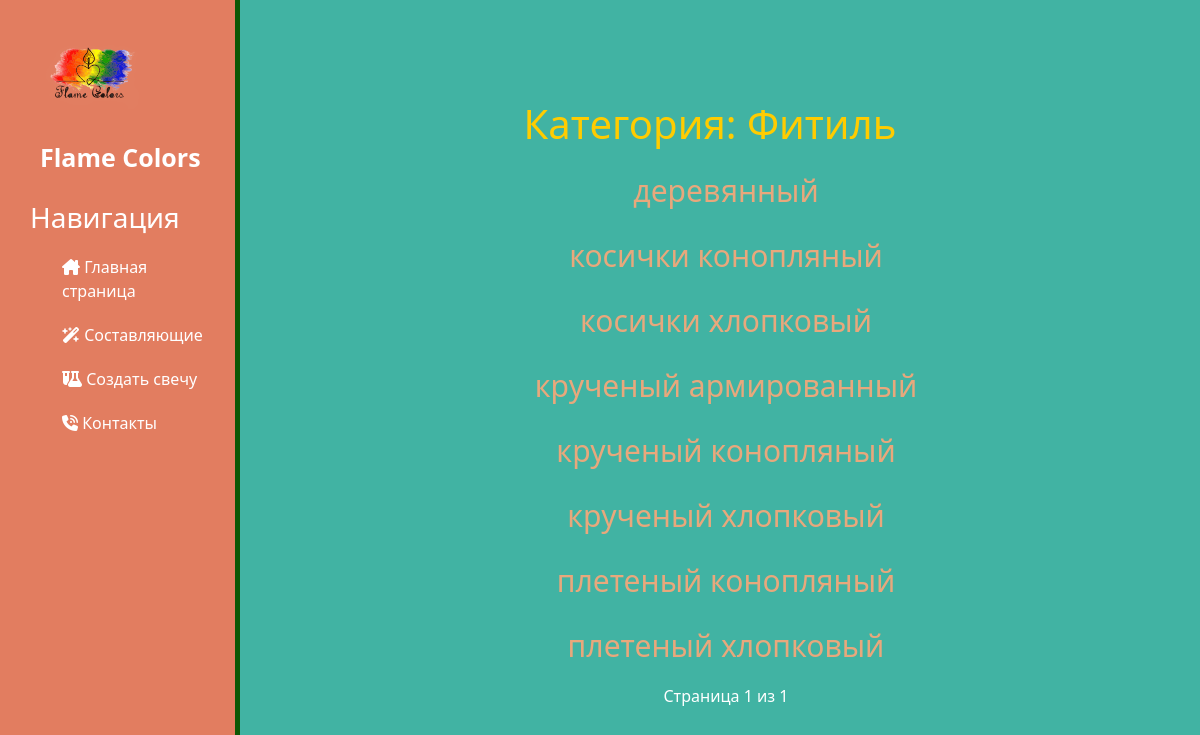
Page /fitil/ on the committed database.
### Svecha/models.py (models this page shows, shortened)
class Ingredients(models.Model):
    name = models.CharField(max_length=150, db_index=True, verbose_name='Ингредиент')
    slug = models.SlugField(max_length=150, unique=True)
    class Meta:
        ordering = ('name',)
        verbose_name = 'Ингредиент'
        verbose_name_plural = 'Ингредиенты'
    def __str__(self):
        return self.name

class Product(models.Model):
    ingredients = models.ForeignKey(Ingredients, related_name='ingredients', on_delete=models.CASCADE, verbose_name='Ингредиент')
    name = models.CharField(max_length=200, db_index=True, verbose_name='Наименование')
    slug = models.SlugField(max_length=200, db_index=True)
    image = models.ImageField(upload_to='products/%Y/%m/%d', blank=True, verbose_name='Фото')
    description = models.TextField(blank=True, verbose_name='Описание')
    primechanie = models.TextField(blank=True, verbose_name='Примечание')
    updated = models.DateTimeField(auto_now=True)
    class Meta:
        ordering = ('name',)
        index_together = (('id', 'slug'),)
        verbose_name = 'Составляющее'
        verbose_name_plural = 'Составляющие'

### Svecha/views.py (the view)
# urls.py: path('<slug:category_slug>/', views.Ingredient_list, name='Ingredient_list'),
def Ingredient_list(request, category_slug=None):
    category = None
    ingredients = Ingredients.objects.all()
    products = Product.objects.all()
    if category_slug:
        category = get_object_or_404(Ingredients, slug=category_slug)
        products = products.filter(ingredients=category)
    paginator = Paginator(products, 9)
    page = request.GET.get('page')
    try:
        page_obj = paginator.get_page(page)
    except PageNotAnInteger:
        page_obj = paginator.page(1)
    except EmptyPage:
        page_obj = paginator.page(paginator.num_pages)
    context = {"page_obj": page_obj, 'category': category, 'ingredients': ingredients, 'products': products, }
    return render(request, 'ingredients/Ingredient_list.html', context,)

### Svecha/templates/ingredients/Ingredient_list.html (shortened to what this page needs)
{% extends "base_generic.html" %}
{% block content %}
<div class="features">
    <h2 >  Категория: {{ category}} </h2>
    <ul>
        {% for product in page_obj %}
        <a href="{% url 'Svecha:ingredients_detail' product.id product.slug  %}"><li>{{ product.name}} </li> </a>
        {% endfor %}
    </ul>
    <ul>
            Страница {{ page_obj.number }} из {{ page_obj.paginator.num_pages }}
    </ul>
</div>
{% endblock %}

### Svecha/static/css/styles.css (style rules this page uses)
body { background : #41B3A3; }
a { text-decoration: none; }
main .features { float: left; color: #fff; margin-top: 100px; margin-left: 20px; text-align: center; width: 75%; }
main .features h2 { font-size: 40px; color: #FFCC00; }
main .features li { color: #E8A87C; display: block; margin-top: 20px; transition: transform .6s ease; text-decoration: none; font-size: 30px; }

### rows in the picture
Ingredients: name "Фитиль"
Product: name "деревянный"
Product: name "косички конопляный"
Product: name "косички хлопковый"
Product: name "крученый армированный"
Product: name "крученый конопляный"
Product: name "крученый хлопковый"
Product: name "плетеный конопляный"
Product: name "плетеный хлопковый"

### other values in the picture
{{ page_obj.number }} "1"
{{ page_obj.paginator.num_pages }} "1"
